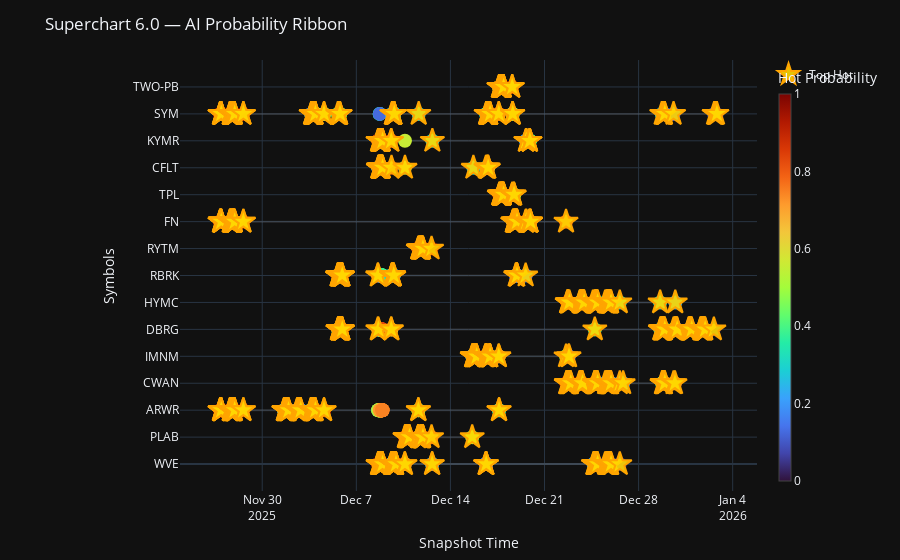

Write notebook code for a chart like this one.
### Code cell
import plotly.graph_objects as go

df = all_signals.copy()
df['snapshot_time'] = pd.to_datetime(df['snapshot_time'])

# Select top 15 symbols by max probability
top_symbols = (
    df.groupby('symbol')['hot_probability']
      .max()
      .sort_values(ascending=False)
      .head(15)
      .index.tolist()
)
df = df[df['symbol'].isin(top_symbols)]

# Smooth probabilities
df['hot_smooth'] = df.groupby('symbol')['hot_probability'] \
                     .transform(lambda x: x.rolling(3, min_periods=1).mean())

# Map symbols to y-axis lanes
symbol_to_y = {sym: i for i, sym in enumerate(top_symbols)}
df['y_lane'] = df['symbol'].map(symbol_to_y)

# Create figure
fig = go.Figure()

# Plot ribbon markers + subtle connecting line per symbol
for sym in top_symbols:
    df_sym = df[df['symbol'] == sym].sort_values('snapshot_time')
    fig.add_trace(go.Scatter(
        x=df_sym['snapshot_time'],
        y=[symbol_to_y[sym]]*len(df_sym),  # lane
        mode='markers+lines',
        marker=dict(
            size=14,
            color=df_sym['hot_smooth'],       # numeric array
            colorscale='Turbo',
            cmin=0,
            cmax=1,
            showscale=(sym == top_symbols[-1]),  # only show one colorbar
            colorbar=dict(title="Hot Probability", thickness=12)
        ),
        line=dict(width=2, color='rgba(255,255,255,0.1)'),  # subtle line
        text=[sym]*len(df_sym),
        customdata=df_sym['hot_smooth'],
        hovertemplate='Symbol: %{text}<br>Time: %{x}<br>Prob: %{customdata:.3f}',
        name=sym,
        showlegend=False
    ))

# Highlight top 3 hot per snapshot
top_n = 3
top_hits = (
    df.sort_values(['snapshot_time','hot_smooth'], ascending=[True,False])
      .groupby('snapshot_time')
      .head(top_n)
)

fig.add_trace(go.Scatter(
    x=top_hits['snapshot_time'],
    y=top_hits['y_lane'],
    mode='markers',
    marker=dict(
        size=18,
        color='rgba(255,215,0,0.9)',
        line=dict(width=2, color='orange'),
        symbol='star'
    ),
    text=top_hits['symbol'],
    customdata=top_hits['hot_smooth'],
    hovertemplate='🔥 Top Hot<br>Symbol: %{text}<br>Prob: %{customdata:.3f}',
    name='Top Hot'
))

# Layout
fig.update_layout(
    title="AI Probability Ribbon",
    xaxis_title="Snapshot Time",
    yaxis=dict(
        title="Symbols",
        tickmode='array',
        tickvals=list(symbol_to_y.values()),
        ticktext=list(symbol_to_y.keys()),
        automargin=True
    ),
    yaxis_range=[-1, len(top_symbols)],
    hovermode='closest',
    template='plotly_dark',
    margin=dict(l=180, r=60, t=60, b=40)
)

chart_path = os.path.join(OUTPUT_DIR, f"superchart-6.0.html")
fig.write_html(chart_path, include_plotlyjs='cdn')
